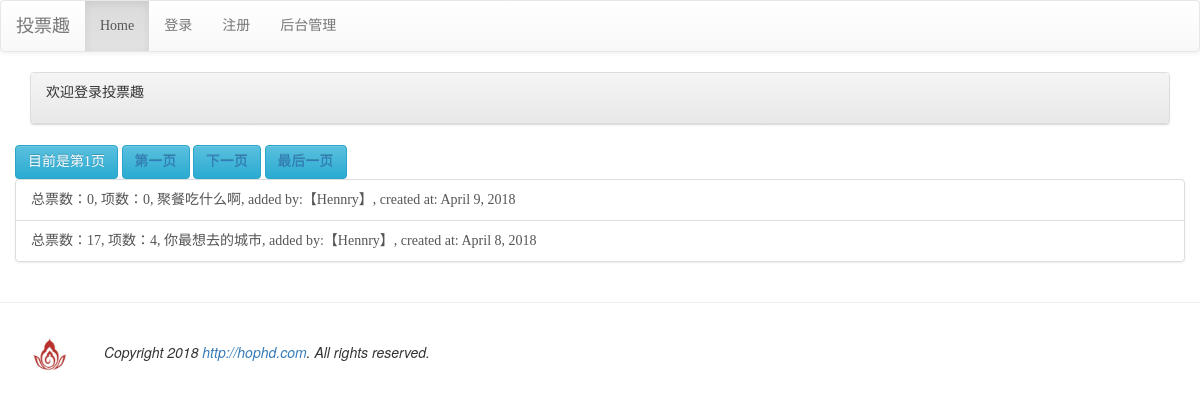
The page / on the database its author committed.
### mysite/models.py (models this page shows, shortened)
class Poll(models.Model):
	user = models.ForeignKey(User, on_delete=models.CASCADE)
	name = models.CharField(max_length=200, null=False)
	created_at = models.DateField(auto_now_add=True)
	enabled = models.BooleanField(default=False)

class PollItem(models.Model):
	poll = models.ForeignKey(Poll, on_delete=models.CASCADE)
	name = models.CharField(max_length=200, null=False)
	image_url = models.CharField(max_length=200, null=True, blank=True)
	vote = models.PositiveIntegerField(default=0)

### mysite/views.py (the view)
# urls.py: url(r'^$', views.index),
def index(request):
	all_polls = models.Poll.objects.all().order_by('-created_at')
	paginator = Paginator(all_polls, 2)
	p = request.GET.get('p')
	try:
		polls = paginator.page(p)
	except PageNotAnInteger:
		polls = paginator.page(1)
	except EmptyPage:
		polls = paginator.page(paginator.num_pages)
	return render(request, 'index.html', locals())

### mysite/templatetags/mvote-extra.py (called while the page is built)
@register.filter(name="show_items")
def show_items(value):
	try:
		poll = models.Poll.objects.get(id=int(value))
		items = models.PollItem.objects.filter(poll=poll).count()
	except:
		items = 0
	return items

@register.filter(name="show_votes")
def show_votes(value):
	try:
		poll = models.Poll.objects.get(id=int(value))
		votes = 0
		pollitems = models.PollItem.objects.filter(poll=poll)
		for item in pollitems:
			votes = votes + item.vote
	except:
		votes = 0
	return votes

### templates/index.html (shortened to what this page needs)
{% extends 'base.html' %}
{% block content %}
	<div class="container">
		<div class="row">
			<div class="col-md-12">
				<div class="panel panel-default">
					<div class="panel-heading">
						{% if user.is_authenticated %}
							<h3>欢迎光临投票趣：</h3>
							{% if user.socialaccount_set.all.0.extra_data.name %}
								{{user.socialaccount_set.all.0.extra_data.name}}
							{% else %}
								{{user.username}}
							{% endif %}
						{% else %}
							<p>欢迎登录投票趣</p>
						{% endif %}
					</div>
				</div>
			</div>
		</div>
		<div class="row">
			<button class="btn btn-info">
				目前是第{{polls.number}}页
			</button>
			<button class="btn btn-info">
				<a href="?p=1">第一页</a>
			</button>
			{% if polls.has_next %}
				<button class="btn btn-info">
					<a href="?p={{polls.next_page_number}}">下一页</a>
				</button>
			{% endif %}
			<button class="btn btn-info">
				<a href="?p={{paginator.num_pages}}">最后一页</a>
			</button>
		</div>
		<div>
			<div class="row">
				{% load mvote-extra %}
				{% for poll in polls %}
					{% if forloop.first %}
						<div class="list-group">
					{% endif %}
							<a href="{% url 'poll-url' poll.id %}" class="list-group-item">
								总票数：{{poll.id | show_votes}},
								项数：{{poll.id | show_items}},
								{{poll.name}}, added by:【{{poll.user}}】,
								created at: {{poll.created_at}}
							</a>
					{% if forloop.last %}
						</div>
					{% endif %}
				{% empty %}
					<h3><em>暂无可用投票项</em></h3>
				{% endfor %}
			</div>
		</div>
	</div>
{% endblock %}

### templates/base.html (shortened to what this page needs)
<!DOCTYPE html>
<html>
	<head>
		<link rel="stylesheet" href="https://maxcdn.bootstrapcdn.com/bootstrap/3.3.7/css/bootstrap.min.css">
		<link rel="stylesheet" href="https://maxcdn.bootstrapcdn.com/bootstrap/3.3.7/css/bootstrap-theme.min.css">
	</head>
	<body>
		{% include "header.html" %}
		{% block content %}{% endblock %}
		{% include "footer.html" %}
	</body>
</html>

### templates/header.html
<nav class="navbar navbar-default">
	<div class="container-fluid">
		<div class="navbar-header">
			<div class="navbar-brand" align=center>
				投票趣
			</div>
		</div>
		{% load account %}
		<ul class="nav navbar-nav">
			<li class="active"><a href="/">Home</a></li>
			{% if user.is_authenticated %}
				<li><a href="/mypoll/">编辑我的投票</a></li>
				<li><a href="{% url 'account_reset_password' %}">重置密码</a></li>
				<li><a href="{% url 'account_email' %}">变更电子邮件</a></li>
				<li><a href="{% url 'account_logout' %}">注销</a></li>
			{% else %}
				<li><a href="{% url 'account_login' %}">登录</a></li>
				<li><a href="{% url 'account_signup' %}">注册</a></li>
			{% endif %}
			<li><a href="/admin">后台管理</a></li>
		</ul>
	</div>
</nav>

### templates/footer.html
<hr>
{% load staticfiles %}
<img src="{% static 'image/logo.jpg' %}" width=100>
<em>
	Copyright 2018 <a href="http://hophd.com">http://hophd.com</a>. All rights reserved.
</em>

### templates/base.html (style rules this page uses)
h1,h2,h3,h4,h5,p,div { font-family:微软雅黑; }

### rows shown on the page
Poll: id|show_votes "0", id|show_items "0", name "聚餐吃什么啊", user "Hennry", created_at "April 9, 2018"
Poll: id|show_votes "17", id|show_items "4", name "你最想去的城市", user "Hennry", created_at "April 8, 2018"

### other values the page prints
{{ polls.number }} "1"
